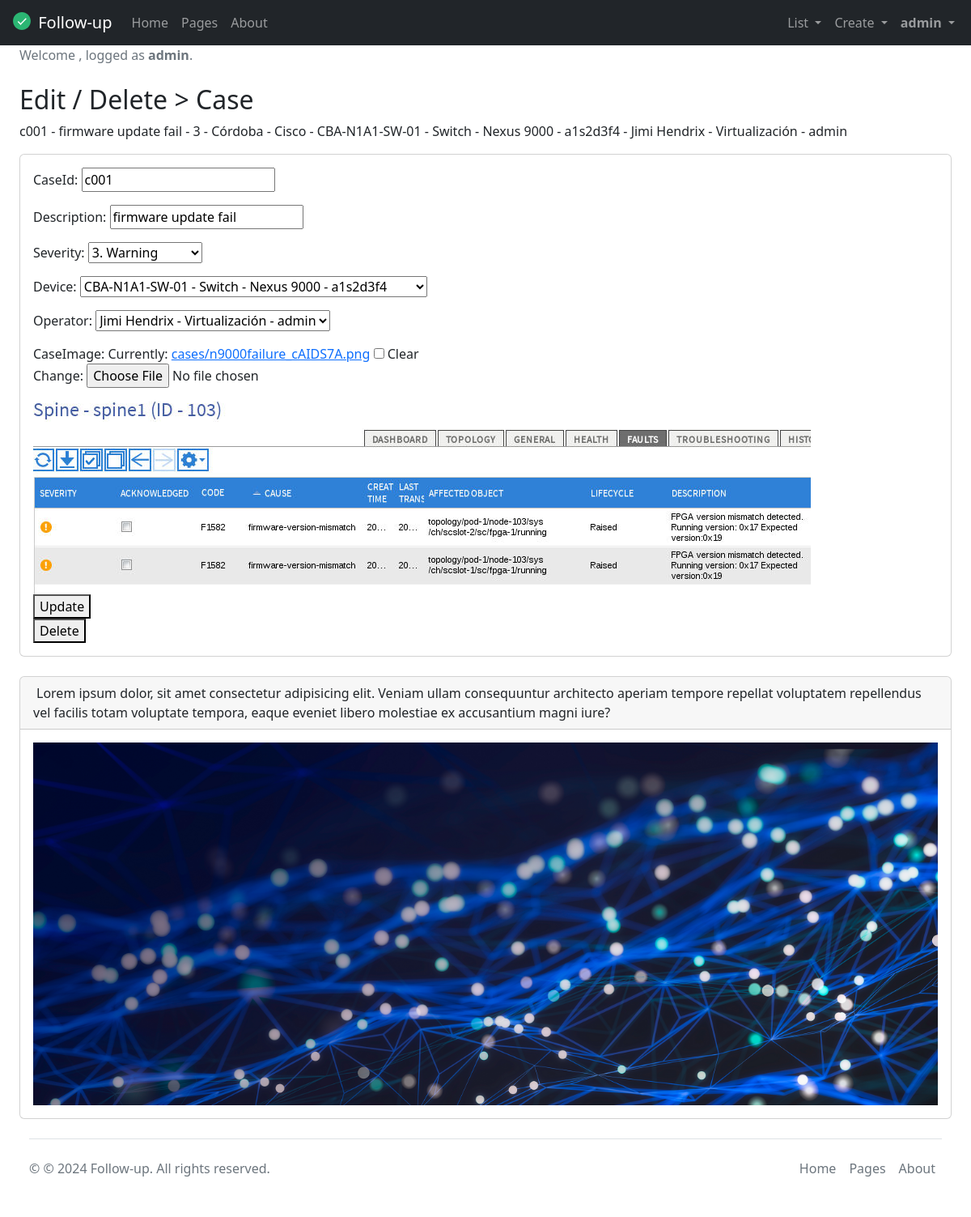
/cases/1 (signed in), run on the app's committed database.
### tasks/models.py (models this page shows, shortened)
class Case(models.Model):
  SEVERITIES = (
    ('1', "1. Not classified"),
    ('2', "2. Information"),
    ('3', "3. Warning"),
    ('4', "4. Average"),
    ('5', "5. High"),
    ('6', "6. Disaster")
  )
  caseId = models.CharField(max_length=6)
  description = models.CharField(max_length=20)
  severity = models.CharField(choices=SEVERITIES, max_length=2, null=True)
  site = models.ForeignKey(Site, on_delete=models.CASCADE, null=True, editable=False)
  rack = models.ForeignKey(Rack, on_delete=models.CASCADE, null=True, editable=False)
  vendor = models.ForeignKey(Vendor, on_delete=models.CASCADE, null=True, editable=False)
  device = models.ForeignKey(Device, on_delete=models.CASCADE, null=True)
  operator = models.ForeignKey(Operator, on_delete=models.CASCADE, null=True)
  caseImage = models.ImageField(upload_to='cases', blank=True, null=True, default="/media/static/default.png")
  class Meta():
    verbose_name = 'Case'
    verbose_name_plural = 'Cases'
    ordering = ('caseId', 'description')
    unique_together = ('caseId', 'description')

class Site(models.Model):
  siteId = models.CharField(max_length=6)
  name = models.CharField(max_length=20)
  address = models.CharField(max_length=30)
  city = models.CharField(max_length=20)
  country = models.CharField(max_length=20)
  switchowner = models.CharField(max_length=30)
  contact = models.IntegerField(default=0)
  siteImage = models.ImageField(upload_to='sites', blank=True, null=True, default="/media/static/default.png") # default=""
  def __str__(self):
    return self.name
  class Meta():
    verbose_name = 'Site'
    verbose_name_plural = 'Sites'
    ordering = ('siteId', 'name')
    unique_together = ('siteId', 'name')

class Vendor(models.Model):
  vendorId = models.CharField(max_length=6)
  name = models.CharField(max_length=20)
  email = models.EmailField()
  contact = models.IntegerField()
  link = models.URLField(max_length=200, blank=True)
  vendorImage = models.ImageField(upload_to='vendors', blank=True, null=True, default="/media/static/default.png")
  def __str__(self):
    return self.name
  class Meta():
    verbose_name = 'Vendor'
    verbose_name_plural = 'Vendors'
    ordering = ('vendorId', 'name')
    unique_together = ('vendorId', 'name')

class Device(models.Model):
  deviceId = models.CharField(max_length=6)
  name = models.CharField(max_length=20)
  category = models.CharField(max_length=20)
  model = models.CharField(max_length=20)
  serialNumber = models.CharField(max_length=30)
  site = models.ForeignKey(Site, on_delete=models.CASCADE, null=True)
  rack = models.ForeignKey(Rack, on_delete=models.CASCADE, null=True)
  vendor = models.ForeignKey(Vendor, on_delete=models.CASCADE, null=True)
  deviceImage = models.ImageField(upload_to='devices', blank=True, null=True, default="/media/static/default.png")
  def __str__(self):
    return f'{self.name} - {self.category} - {self.model} - {self.serialNumber}'
  class Meta():
    verbose_name = 'Device'
    verbose_name_plural = 'Devices'
    ordering = ('deviceId', 'name')
    unique_together = ('deviceId', 'name')

class Operator(models.Model):
  operatorId = models.CharField(max_length=6)
  firstName = models.CharField(max_length=20)
  lastName = models.CharField(max_length=20)
  email = models.EmailField()
  contact = models.IntegerField()
  backOffice = models.CharField(max_length=20)
  user = models.OneToOneField(User, on_delete=models.CASCADE, null=True)
  operatorImage = models.ImageField(upload_to='operators', blank=True, null=True, default="/media/static/default.png")
  def __str__(self):
    return self.firstName + ' ' + self.lastName + ' - ' + self.backOffice + ' - ' + self.user.username
  class Meta():
    verbose_name = 'Operator'
    verbose_name_plural = 'Operators'
    ordering = ('operatorId', 'firstName', 'lastName')
    unique_together = ('operatorId', 'firstName', 'lastName')

### tasks/views.py (the view, shortened to what this page needs)
# urls.py: path('cases/<int:case_id>', views.case_detail, name='case_detail'),
@login_required
def case_detail(request, case_id):
    if request.method == 'GET':
        case = get_object_or_404(Case, pk=case_id)
        form = CaseForm(instance=case)
        return render(request, 'case_detail.html', {'case': case, 'form': form})

### tasks/forms.py
class CaseForm(ModelForm):
    class Meta:
        model = Case
        fields = ['caseId', 'description', 'severity', 'device', 'operator', 'caseImage']

### tasks/templates/case_detail.html (shortened to what this page needs)
{% extends 'base.html' %}
{% block content %}
<h2 class="mt-4">Edit / Delete > Case</h2>
{{case.caseId}} - {{case.description}} - {{case.severity}} - {{case.site}} - {{case.vendor}} - {{case.device}} - {{case.operator}}
<div class="card mb-4">
  <div class="card-body">
    <form method="POST" enctype="multipart/form-data">
      {{form.as_p}}
      <section>
        <img
          src="{{ case.caseImage.url }}"
          alt="{{ case.description }}"
        />
      </section>
      <button>
        Update
      </button>
    </form>
    <form action="{% url 'case_delete' case.id %}" method="POST">
      <button>
        Delete
      </button>
    </form>
  </div>
</div>
{% endblock %}

### tasks/templates/base.html (shortened to what this page needs)
<!DOCTYPE html>
<html lang="en">
  <head>
    <link rel="stylesheet" href="https://cdn.jsdelivr.net/npm/bootstrap@5.2.0/dist/css/bootstrap.min.css">
    <link rel="stylesheet" type="text/css" href="https://cdn.datatables.net/1.11.5/css/jquery.dataTables.min.css">
  </head>
  <body>
  {% include 'navbar.html' %}
    <div id="layoutSidenav_content">
      <main>
        <div class="container-fluid px-4">
          {% if user.is_authenticated %}
          <ol class="breadcrumb mb-4">
            <li class="breadcrumb-item active">
              Welcome <strong>{{request.user.first_name}} {{request.user.last_name}}</strong>, logged as <strong>{{request.user.username}}</strong>. {{message}}
            </li>
          </ol>
          {% endif %}
          {% block content %}
          {% endblock %}
          {% include 'footer.html' %}
        </div>
      </main>
    </div>
  </body>
</html>

### tasks/templates/navbar.html (shortened to what this page needs)
<nav class="navbar sticky-top navbar-expand-lg navbar-dark bg-dark">
  <div class="container-fluid">
    <a class="navbar-brand" href="/">
      <img src="/media/static/1930264_check_complete_done_green_success_icon.svg" alt="" width="30" height="24" class="d-inline-block align-text-top">
      Follow-up
    </a>
    <ul class="navbar-nav ms-auto">
      <li class="nav-item">
        <a href="/" class="nav-link">Home</a>
      </li>
        <a href="/pages" class="nav-link">Pages</a>
      <a href="/about" class="nav-link">About</a>
    </ul>
    <div class="collapse navbar-collapse" id="navbarNavDarkDropdown">
      <ul class="navbar-nav ms-auto">
        {% if user.is_authenticated %}
        <div class="collapse navbar-collapse" id="navbarNavDarkDropdown">
          <ul class="navbar-nav">
            <li class="nav-item dropdown">
              <a class="nav-link dropdown-toggle" href="#" id="navbarDarkDropdownMenuLink" role="button" data-bs-toggle="dropdown" aria-expanded="false">
                List
              </a>
            </li>
          </ul>
        </div>
        <div class="collapse navbar-collapse" id="navbarNavDarkDropdown">
          <ul class="navbar-nav">
            <li class="nav-item dropdown">
              <a class="nav-link dropdown-toggle" href="#" id="navbarDarkDropdownMenuLink" role="button" data-bs-toggle="dropdown" aria-expanded="false">
                Create
              </a>
            </li>
          </ul>
        </div>
        <div class="collapse navbar-collapse" id="navbarNavDarkDropdown">
          <ul class="navbar-nav">
            <li class="nav-item dropdown">
              <a class="nav-link dropdown-toggle" href="#" id="navbarDarkDropdownMenuLink" role="button" data-bs-toggle="dropdown" aria-expanded="false">
                <strong>{{request.user.username}}</strong>
              </a>
                </li>
              </ul>
          </ul>
        </div>
        {% endif %}
    </div>
</nav>

### data on the page
Case: caseId "c001", description "firmware update fail", severity "3", site "Córdoba", vendor "Cisco", device "CBA-N1A1-SW-01 - Switch - Nexus 9000 - a1s2d3f4", operator "Jimi Hendrix - Virtualización - admin", severity "3. Warning", caseImage (picture)

### other printed values
{{ request.user.username }} "admin"
